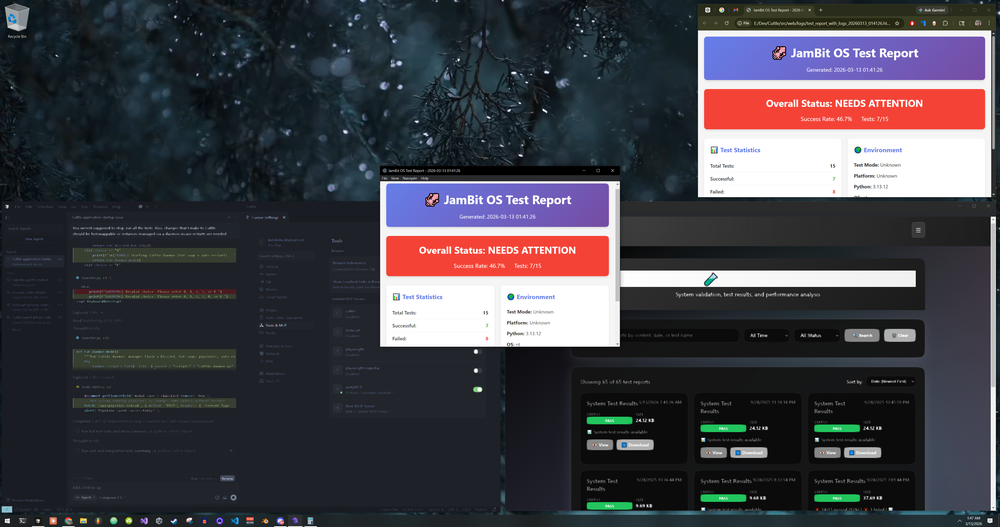
#> input picture src/desktop.png, 1000 x 527 px, shrunk from 4096 x 2160 before the run
$ python -i ocr_manager.py   (imports and definitions only)
#> lines starting #> are read from the running program, lines starting #| are printed output that depends on the picture; after the words box and inside, x2 and y2 are one past the last pixel; in counts of white or black regions, pixels touching at a corner belong together
"""OCR and Text Extraction Tools using pytesseract and opencv

Provides comprehensive text extraction capabilities including:
- Text extraction from images and screenshots
- Window and region-specific text extraction
- Text confidence scoring
- Image preprocessing for better OCR results
- Text region detection
"""

import pytesseract
import cv2
import numpy as np
from PIL import Image
import os
from typing import Optional, List, Dict, Tuple
import time

# Import screenshot tools
try:
    from ..screenshot.screenshot_manager import screenshot_manager
except ImportError:
    # Fallback if screenshot tools not available
    screenshot_manager = None


class OCRManager:
    """Manager class for OCR operations"""

    def __init__(self):
        self.tesseract_path = self._find_tesseract_path()
        if self.tesseract_path:
            pytesseract.pytesseract.tesseract_cmd = self.tesseract_path

    def _find_tesseract_path(self) -> Optional[str]:
        """Find Tesseract executable path"""
        possible_paths = [
            r"C:\Program Files\Tesseract-OCR\tesseract.exe",
            r"C:\Program Files (x86)\Tesseract-OCR\tesseract.exe",
            r"C:\Users\{}\AppData\Local\Tesseract-OCR\tesseract.exe".format(os.getenv('USERNAME', '')),
            "tesseract"  # If it's in PATH
        ]

        for path in possible_paths:
            if os.path.isfile(path):
                return path

        # Try to find it in PATH
        try:
            import shutil
            if shutil.which("tesseract"):
                return "tesseract"
        except:
            pass

        return None

    def preprocess_image_for_ocr(self, image: Image.Image, method: str = "default") -> Image.Image:
        """Preprocess image for better OCR results

        Args:
            image: PIL Image object
            method: Preprocessing method ("default", "enhanced", "console", "unity")

        Returns:
            Preprocessed PIL Image

        Example:
            processed_img = preprocess_image_for_ocr(img, "enhanced")
        """
#> called with method = 'default'
        try:
            # Convert PIL to OpenCV format
            img_array = np.array(image)

            if method == "default":
                # Basic preprocessing
                gray = cv2.cvtColor(img_array, cv2.COLOR_RGB2GRAY)
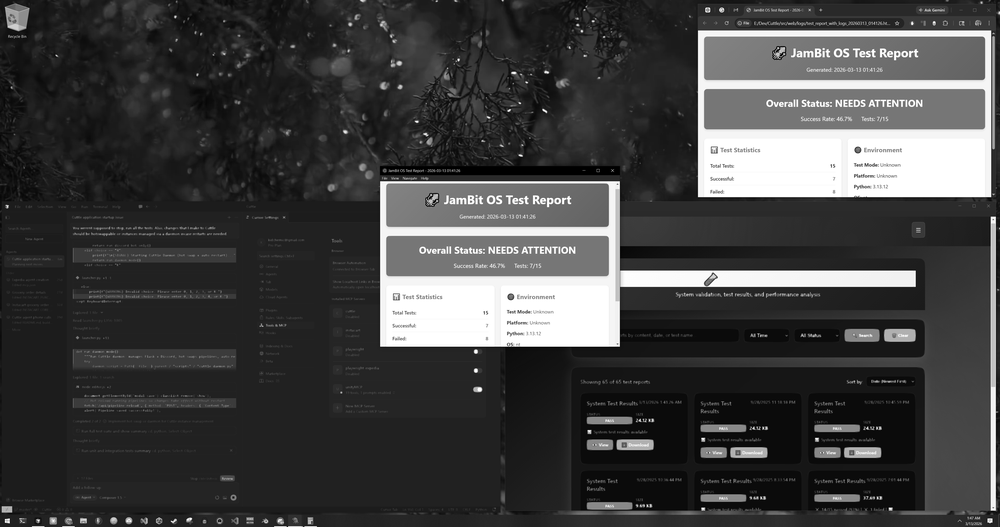
#> gray: shape (527, 1000); min 0, max 255, mean 64.6
                processed = cv2.threshold(gray, 0, 255, cv2.THRESH_BINARY + cv2.THRESH_OTSU)[1]
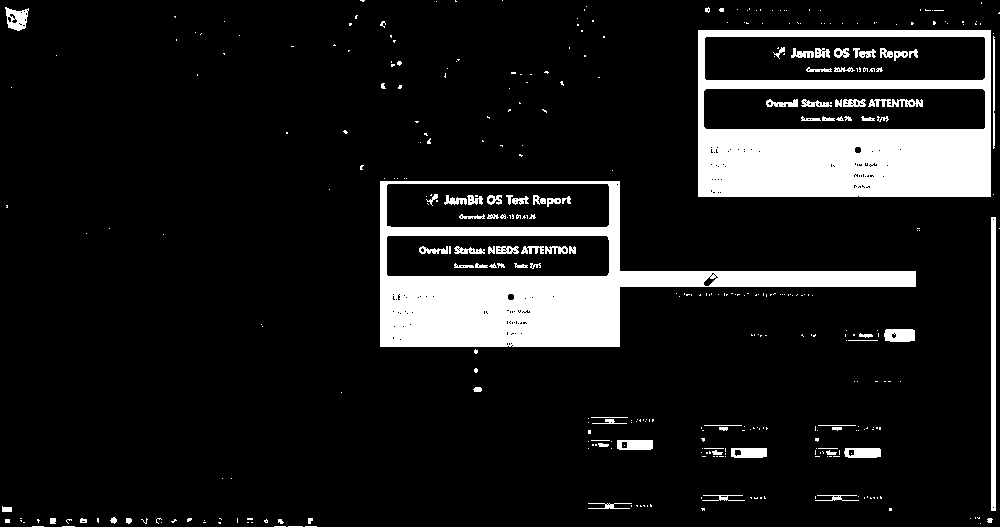
#> processed: shape (527, 1000); 11.6% white; 403 white regions (316 under 20 px), largest, box (x1, y1, x2, y2) and area: (380, 181, 916, 347) 25970, (698, 30, 991, 197) 25519, (991, 217, 996, 511) 1468

            elif method == "enhanced":
                # Enhanced preprocessing for better text recognition
                gray = cv2.cvtColor(img_array, cv2.COLOR_RGB2GRAY)

                # Noise reduction
                denoised = cv2.medianBlur(gray, 3)

                # Contrast enhancement
                clahe = cv2.createCLAHE(clipLimit=2.0, tileGridSize=(8,8))
                enhanced = clahe.apply(denoised)

                # Binarization
                processed = cv2.threshold(enhanced, 0, 255, cv2.THRESH_BINARY + cv2.THRESH_OTSU)[1]

            elif method == "console":
                # Optimized for console/terminal text
                gray = cv2.cvtColor(img_array, cv2.COLOR_RGB2GRAY)

                # Invert colors for dark console backgrounds
                inverted = cv2.bitwise_not(gray)

                # Morphological operations to clean up
                kernel = np.ones((1,1), np.uint8)
                processed = cv2.morphologyEx(inverted, cv2.MORPH_CLOSE, kernel)

            elif method == "unity":
                # Optimized for Unity console errors
                gray = cv2.cvtColor(img_array, cv2.COLOR_RGB2GRAY)

                # Adaptive thresholding for varying backgrounds
                processed = cv2.adaptiveThreshold(
                    gray, 255, cv2.ADAPTIVE_THRESH_GAUSSIAN_C, cv2.THRESH_BINARY, 11, 2
                )

            else:
                # Default method
                gray = cv2.cvtColor(img_array, cv2.COLOR_RGB2GRAY)
                processed = cv2.threshold(gray, 0, 255, cv2.THRESH_BINARY + cv2.THRESH_OTSU)[1]

            # Convert back to PIL Image
            return Image.fromarray(processed)

        except Exception as e:
            print(f"Warning: Image preprocessing failed: {e}")
            return image  # Return original image if preprocessing fails

    # [298 lines left out: functions extract_text_from_image, extract_text_from_screenshot, extract_text_from_window, extract_text_from_region, find_text_in_image, get_text_confidence and 1 more, not called in this run]


# Global instance
ocr_manager = OCRManager()


# Convenience functions
# [28 lines left out: functions extract_text_from_image, extract_text_from_screenshot, extract_text_from_window, extract_text_from_region, find_text_in_image, not called in this run]


def get_text_confidence(image_path: str, language: str = "eng") -> float:
    """Get average confidence score for text extraction"""
    return ocr_manager.get_text_confidence(image_path, language)


def preprocess_image_for_ocr(image: Image.Image, method: str = "default") -> Image.Image:
    """Preprocess image for better OCR results"""
    return ocr_manager.preprocess_image_for_ocr(image, method)


def detect_text_regions(image_path: str, min_confidence: int = 30) -> List[Dict]:
    """Detect regions in image that contain text"""
    return ocr_manager.detect_text_regions(image_path, min_confidence)


# Example usage and test functions
# [23 lines not run here, left out]

>>> import cv2
>>> picture = cv2.cvtColor(cv2.imread('../../desktop.png'), cv2.COLOR_BGR2RGB)
>>> result = OCRManager().preprocess_image_for_ocr(picture)

$ run again, on src/region.png
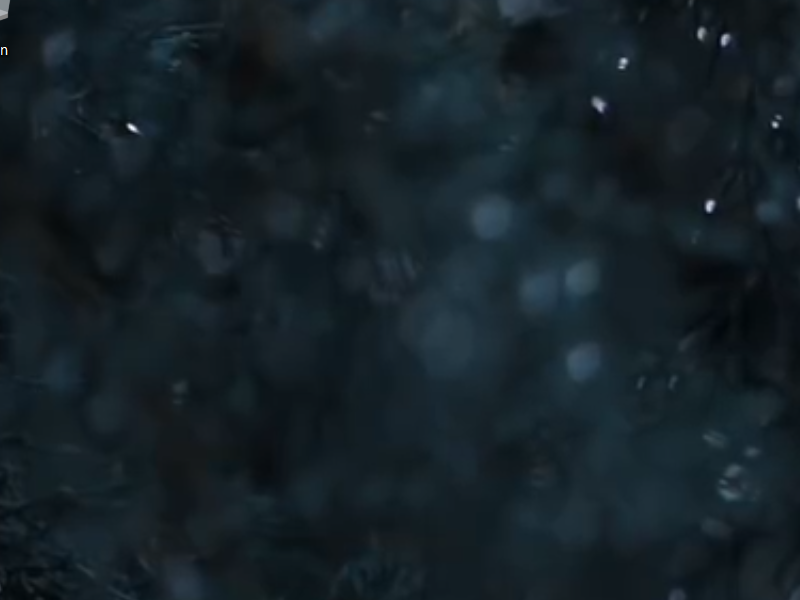
#> input picture src/region.png, 800 x 600 px
#> in preprocess_image_for_ocr, `processed = cv2.threshold(gray, 0, 255, cv2.THRESH_BINARY + cv2.THRESH..`:
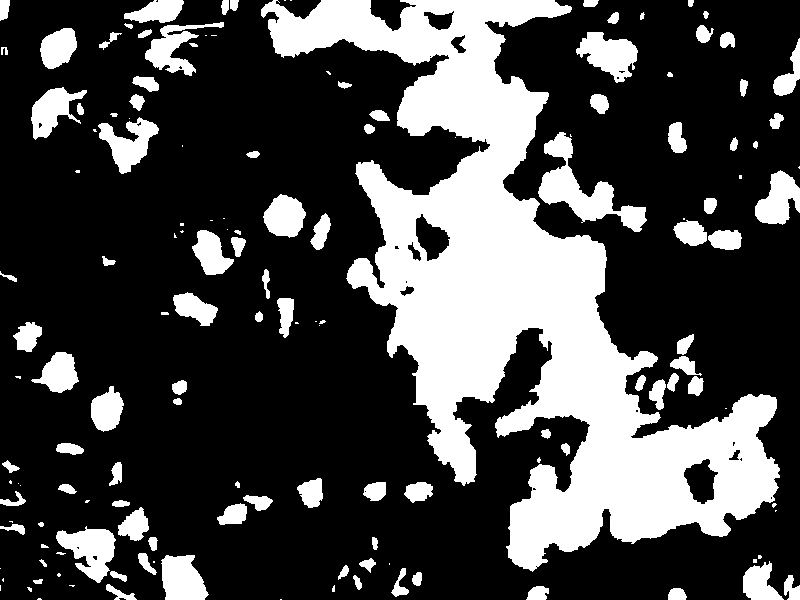
#> processed: shape (600, 800); 28.1% white; 150 white regions (48 under 20 px), largest, box (x1, y1, x2, y2) and area: (261, 0, 780, 572) 95959, (538, 132, 647, 232) 3431, (56, 526, 116, 583) 1878
